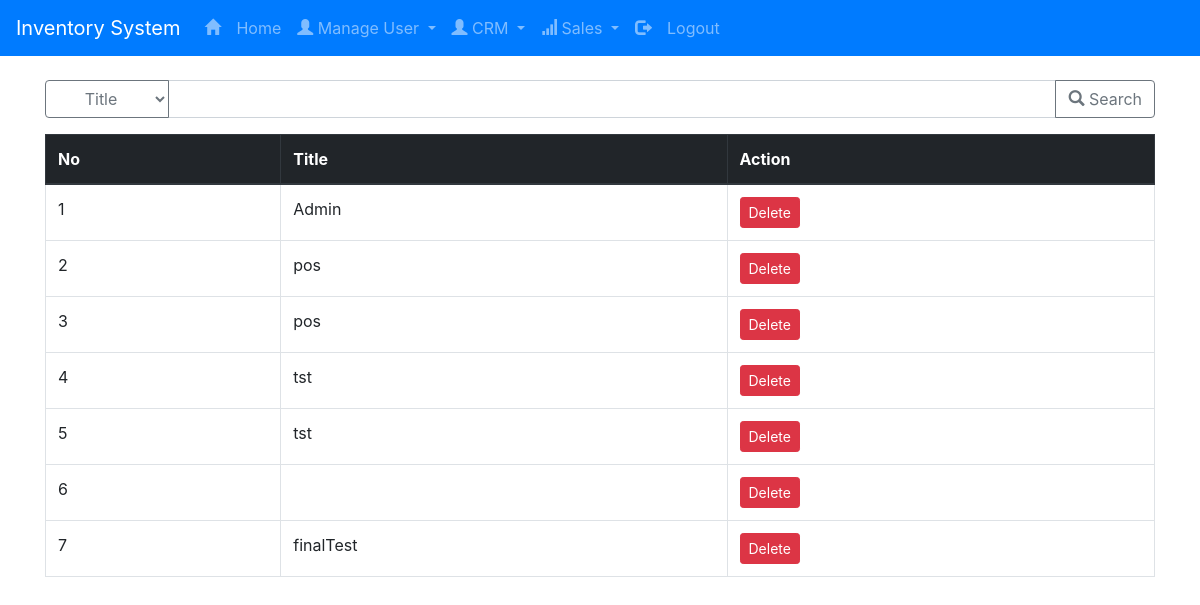
Screenshot of /user_role.php (signed in) with the database file from the repository.
### tables this page shows
CREATE TABLE IF NOT EXISTS `user_permissions` (
  `id` int(11) NOT NULL AUTO_INCREMENT,
  `title` varchar(50) NOT NULL DEFAULT '0',
  `add_user` enum('0','1') NOT NULL DEFAULT '0',
  `manage_user` enum('0','1') NOT NULL DEFAULT '0',
  `user_roles` enum('0','1') NOT NULL DEFAULT '0',
  `new_lead` enum('0','1') NOT NULL DEFAULT '0',
  `customer_record` enum('0','1') NOT NULL DEFAULT '0',
  `new_order` enum('0','1') NOT NULL DEFAULT '0',
  `orders` enum('0','1') NOT NULL DEFAULT '0',
  `manage_categories` enum('0','1') NOT NULL DEFAULT '0',
  `manage_brands` enum('0','1') NOT NULL DEFAULT '0',
  `manage_products` enum('0','1') NOT NULL DEFAULT '0',
  `stock_summary` enum('0','1') NOT NULL DEFAULT '0',
  `inventory` enum('0','1') DEFAULT NULL,
  PRIMARY KEY (`id`)
);

### user_role.php (the view, shortened to what this page needs)
<?php
	  $db = new Database();
	  $con = $db->connect();
    if (isset($_GET["search"])) {
      $query = "SELECT * FROM user_permissions Where ". $_GET['search_by'] ." LIKE '%". $_GET['search'] ."%'";
  		$result = $con->query($query);
  		$rows = mysqli_fetch_all($result,MYSQLI_ASSOC);
    	}
    else {
      $query = "SELECT * FROM user_permissions";
  		$result = $con->query($query);
  		$rows = mysqli_fetch_all($result,MYSQLI_ASSOC);
    }
?>
<!DOCTYPE html>
<html lang="en" dir="ltr">
  <head>
    <?php include_once("./templates/module.php"); ?>
  </head>
  <body>
		<?php include_once("./templates/header.php");  ?>
		<div class="container"><br>
      <form method="get" action="" class="">
      <div class="row">
        <div class="col">
          <div class="input-group mb-3">
            <div class="input-group-prepend">
                <select class="btn btn-outline-secondary dropdown-toggle" name="search_by">
                  <option value="title" selected>Title</option>
                </select>
            </div>
            <input type="text" name="search" class="form-control" aria-label="Text input with dropdown button">
            <div class="input-group-append">
              <button class="btn btn-outline-secondary" type="submit"><span class="glyphicon glyphicon-search"></span> Search</button>
            </div>
          </div>
        </div>
      </div>
      </form>
			<table class="table table-hover table-bordered">
			    <thead class="thead-dark">
			      <tr>
			        <th>No</th>
			        <th>Title</th>
							<th>Action</th>
			      </tr>
			    </thead>
			    <tbody id="">
						<?php	foreach ($rows as $row) { ?>
							<tr>
								<td><?php echo $row['id']; ?></td>
                <td><?php echo $row['title']; ?></td>
                <td>
                  <a href="<?php echo $row['id']; ?>" onclick="alert('Are you sure!')" class="btn btn-danger btn-sm ">Delete</a>
                </td>
							</tr>
						<?php }	?>
			    </tbody>
			  </table>
		</div>
  </body>
</html>

### templates/module.php (shortened to what this page needs)
<link rel="stylesheet" href="./css/bootstrap.min.css" >
<link rel="stylesheet" type="text/css" href="./css/font-awesome.min.css">
<link rel="stylesheet" href="./css/glyphicons.css" >

### templates/header.php (shortened to what this page needs)
<?php
$sdb = new Database();
$scon = $sdb->connect();
$squery = "SELECT * FROM user_permissions WHERE id =".$_SESSION['user_role'];
$sresult = $scon->query($squery);
$srows = mysqli_fetch_all($sresult,MYSQLI_ASSOC);
?>
<nav class="navbar navbar-expand-lg navbar-dark bg-primary">
  <a class="navbar-brand" href="index.php">Inventory System</a>
  <div class="collapse navbar-collapse" id="navbarNav">
    <ul class="navbar-nav">
      <li class="nav-item ">
        <a class="nav-link" href="index.php"><i class="glyphicon glyphicon-home">&nbsp;</i>Home <span class="sr-only">(current)</span></a>
      </li>
        <?php if ($srows[0]['manage_user']) { ?>
            <li class="nav-item dropdown">
              <a class="nav-link dropdown-toggle" href="#" id="navbarDropdown" role="button" data-toggle="dropdown" aria-haspopup="true" aria-expanded="false">
                 <span class="glyphicon glyphicon-user"></span>  Manage User
              </a>
            </li>
        <?php } ?>
        <?php if ($srows[0]['customer_record']) { ?>
            <li class="nav-item dropdown">
              <a class="nav-link dropdown-toggle" href="#" id="navbarDropdown" role="button" data-toggle="dropdown" aria-haspopup="true" aria-expanded="false">
                 <span class="glyphicon glyphicon-user"></span>  CRM
              </a>
            </li>
        <?php } ?>
        <?php if ($srows[0]['orders']) { ?>
            <li class="nav-item dropdown">
              <a class="nav-link dropdown-toggle" href="#" id="navbarDropdown" role="button" data-toggle="dropdown" aria-haspopup="true" aria-expanded="false">
                 <span class="glyphicon glyphicon-signal"></span>  Sales
              </a>
            </li>
        <?php } ?>
            <li class="nav-item">
              <a class="nav-link" href="logout.php"><i class="glyphicon glyphicon-log-out">&nbsp;</i>Logout</a>
            </li>
    </ul>
  </div>
</nav>

### rows the page displays
user_permissions: id "1", title "Admin"
user_permissions: id "2", title "pos"
user_permissions: id "3", title "pos"
user_permissions: id "4", title "tst"
user_permissions: id "5", title "tst"
user_permissions: id "6"
user_permissions: id "7", title "finalTest"
